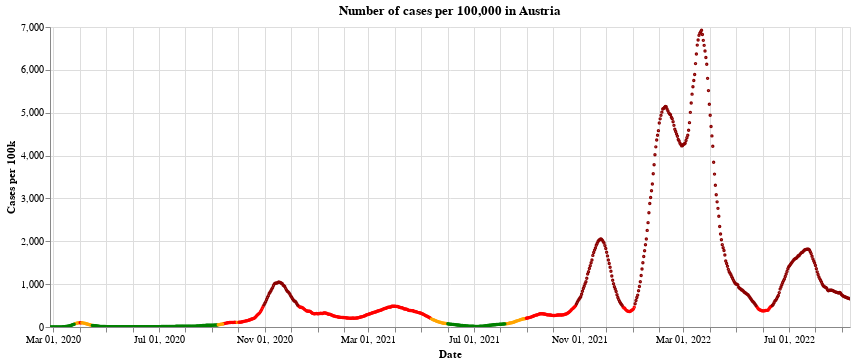

The code cell stored with this chart in its notebook:
### Markdown cell above
Here is a historical plot of the 'traffic light colours' in Austria, as defined by the [European Centre for Disease Prevention and Control](https://www.ecdc.europa.eu/en/covid-19/situation-updates/weekly-maps-coordinated-restriction-free-movement). See also my other post about the traffic light system for countries in the UK [here](https://idjotherwise.github.io/nlp-otherwise/covid/2021/05/06/ecdc-trafficlight.html), where I show what the rules are for the different traffic lights.

Notice how long Austria was in the 'Red' (and 'Dark red') between September and May - almost 6 months!

### Code cell
#collapse


base = alt.Chart(full_data.query("BundeslandID==10")).mark_point(size=2).encode(
    x=alt.X("yearmonthdate(Time):T", axis=alt.Axis(title='Date')),
    y=alt.Y("TwoWeeklyCasesRate:Q",
            axis=alt.Axis(title='Cases per 100k')),
    tooltip=['Time:T','TwoWeeklyCasesRate:Q', 'Positivity:Q']
).properties(
    title='Number of cases per 100,000 in Austria', width=800
)

chart_to_show = alt.layer(
        base.encode(color=alt.condition((alt.datum.Positivity < 4) &
                                        (alt.datum.TwoWeeklyCasesRate >= 75) &
                                        (alt.datum.TwoWeeklyCasesRate < 200),
                                            alt.ColorValue('orange'),
                                            alt.ColorValue('red')
                                           ),
                    opacity=alt.condition((alt.datum.TwoWeeklyCasesRate >= 75) &
                                              (alt.datum.TwoWeeklyCasesRate < 500),
                                              alt.value(1),
                                              alt.value(0)
                                             )
                   ),
        base.encode(color=alt.value('darkred'),
                    opacity=alt.condition(alt.datum.TwoWeeklyCasesRate >= 500,
                                              alt.value(1),
                                              alt.value(0)
                                             )
                   ),
        base.encode(color=alt.condition((alt.datum.Positivity < 4) &
                                        (alt.datum.TwoWeeklyCasesRate < 50),
                                        alt.ColorValue('green'),
                                        alt.ColorValue('orange')
                                       ),
                    opacity=alt.condition((alt.datum.TwoWeeklyCasesRate < 75) &
                                          (alt.datum.Positivity >= 1),
                                          alt.value(1),
                                          alt.value(0)
                                         )
                   ),
        base.encode(color=alt.ColorValue('green'),
                opacity=alt.condition((alt.datum.TwoWeeklyCasesRate < 75) & (alt.datum.Positivity < 1),
                                      alt.value(1),
                                      alt.value(0)
                                     )
               )
    )

chart_to_show.interactive()

### Figure 1 — Vega-Lite specification as saved in the notebook (floating-point values rounded to 4 significant figures; data arrays with more than 128 entries replaced by an {"elided": "..."} marker saying what was removed)
{"config": {"view": {"continuousWidth": 400, "continuousHeight": 300}}, "layer": [{"mark": {"type": "point", "size": 2}, "encoding": {"color": {"condition": {"value": "orange", "test": "(((datum.Positivity < 4) && (datum.TwoWeeklyCasesRate >= 75)) && (datum.TwoWeeklyCasesRate < 200))"}, "value": "red"}, "opacity": {"condition": {"value": 1, "test": "((datum.TwoWeeklyCasesRate >= 75) && (datum.TwoWeeklyCasesRate < 500))"}, "value": 0}, "tooltip": [{"type": "temporal", "field": "Time"}, {"type": "quantitative", "field": "TwoWeeklyCasesRate"}, {"type": "quantitative", "field": "Positivity"}], "x": {"type": "temporal", "axis": {"title": "Date"}, "field": "Time", "timeUnit": "yearmonthdate"}, "y": {"type": "quantitative", "axis": {"title": "Cases per 100k"}, "field": "TwoWeeklyCasesRate"}}, "selection": {"selector001": {"type": "interval", "bind": "scales", "encodings": ["x", "y"]}}, "title": "Number of cases per 100,000 in Austria", "width": 800}, {"mark": {"type": "point", "size": 2}, "encoding": {"color": {"value": "darkred"}, "opacity": {"condition": {"value": 1, "test": "(datum.TwoWeeklyCasesRate >= 500)"}, "value": 0}, "tooltip": [{"type": "temporal", "field": "Time"}, {"type": "quantitative", "field": "TwoWeeklyCasesRate"}, {"type": "quantitative", "field": "Positivity"}], "x": {"type": "temporal", "axis": {"title": "Date"}, "field": "Time", "timeUnit": "yearmonthdate"}, "y": {"type": "quantitative", "axis": {"title": "Cases per 100k"}, "field": "TwoWeeklyCasesRate"}}, "title": "Number of cases per 100,000 in Austria", "width": 800}, {"mark": {"type": "point", "size": 2}, "encoding": {"color": {"condition": {"value": "green", "test": "((datum.Positivity < 4) && (datum.TwoWeeklyCasesRate < 50))"}, "value": "orange"}, "opacity": {"condition": {"value": 1, "test": "((datum.TwoWeeklyCasesRate < 75) && (datum.Positivity >= 1))"}, "value": 0}, "tooltip": [{"type": "temporal", "field": "Time"}, {"type": "quantitative", "field": "TwoWeeklyCasesRate"}, {"type": "quantitative", "field": "Positivity"}], "x": {"type": "temporal", "axis": {"title": "Date"}, "field": "Time", "timeUnit": "yearmonthdate"}, "y": {"type": "quantitative", "axis": {"title": "Cases per 100k"}, "field": "TwoWeeklyCasesRate"}}, "title": "Number of cases per 100,000 in Austria", "width": 800}, {"mark": {"type": "point", "size": 2}, "encoding": {"color": {"value": "green"}, "opacity": {"condition": {"value": 1, "test": "((datum.TwoWeeklyCasesRate < 75) && (datum.Positivity < 1))"}, "value": 0}, "tooltip": [{"type": "temporal", "field": "Time"}, {"type": "quantitative", "field": "TwoWeeklyCasesRate"}, {"type": "quantitative", "field": "Positivity"}], "x": {"type": "temporal", "axis": {"title": "Date"}, "field": "Time", "timeUnit": "yearmonthdate"}, "y": {"type": "quantitative", "axis": {"title": "Cases per 100k"}, "field": "TwoWeeklyCasesRate"}}, "title": "Number of cases per 100,000 in Austria", "width": 800}], "data": {"name": "data-45d1edd87fa86e38636e780f8a9252d3"}, "$schema": "https://vega.github.io/schema/vega-lite/v4.8.1.json", "datasets": {"data-45d1edd87fa86e38636e780f8a9252d3": {"elided": "928 records"}}}
